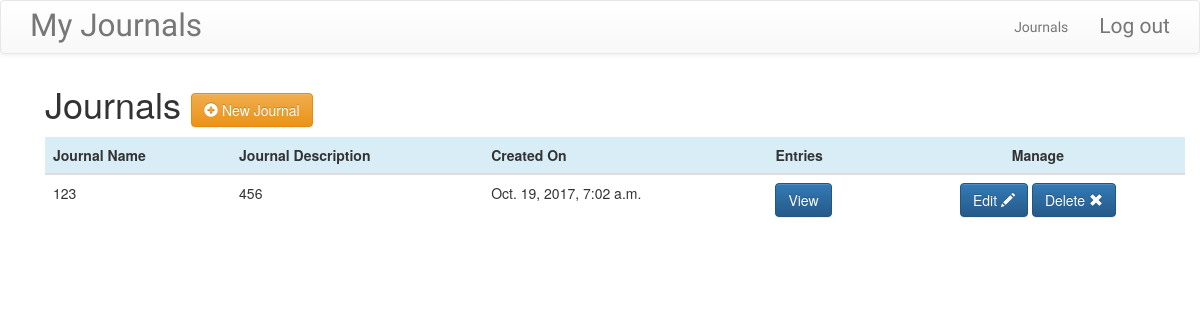
The app's page /journals/ (signed in), older data.
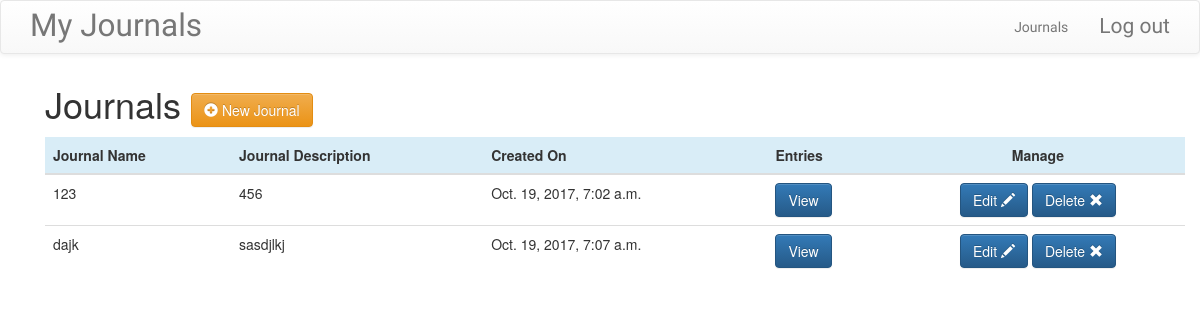
The same page, newer data.
### journals/models.py (models this page shows, shortened)
class Journal(models.Model):
    user = models.ForeignKey(User, on_delete=models.CASCADE)
    slug = models.SlugField('slug text', allow_unicode=True, unique=True)
    created_date = models.DateTimeField('date created', default= timezone.now)
    modified_date = models.DateTimeField('date modified', blank = True, null=True)
    name_text = models.CharField('journal name', max_length=200, unique=True)
    description_text = models.CharField('journal description', max_length=200)
    class Meta:
        ordering = ["created_date"]

### journals/views.py (the view)
class HomePage(LoginRequiredMixin, generic.ListView):
    model = Journal
    def get_queryset(self):
        queryset = super().get_queryset()
        return queryset.filter(user=self.request.user)

### journals/templates/journals/journal_list.html
{% extends "journals/journal_base.html" %}
{% block pregroup %}
    <div class="container">
    <h1>Journals
        <a href="{% url 'journals:create' %}" class="btn btn-md btn-fill btn-warning"><span class="glyphicon glyphicon-plus-sign"></span> New Journal</a></h1>
<table class="table">
    <thead>
    <tr class ="info">
        <th>Journal Name</th>
        <th>Journal Description</th>
        <th>Created On</th>
        <th>Entries</th>
        <th><center>Manage</center></th>
    </tr>
    </thead>
    <tbody >
    {% for journal in object_list  %}
    <tr>
        <td>{{ journal.name_text }}</td>
        <td>{{ journal.description_text }}</td>
        <td>{{ journal.created_date }}</td>
        <td><a  class="btn btn-primary" href="{% url 'journals:entry_list' pk=journal.id %}">View</a></td>
        <td><center>
            <a class="btn btn-primary" href="{% url 'journals:edit' pk=journal.pk %}">Edit <span class="glyphicon glyphicon-pencil"></span></a>
            <a class="btn btn-primary" href="{% url 'journals:delete' pk=journal.pk %}">Delete <span class="glyphicon glyphicon-remove"></span></a>
</center>
            </td>
    </tr>
        {% empty %}
        <tr>
        <td>
            No articles yet.
        </td>
        </tr>
    {% endfor %}
    </tbody>
</table>
</div>
{% endblock %}

Row changes from the older to the newer data that the page shows:
added Journal: name_text "dajk", description_text "sasdjlkj", created_date "Oct. 19, 2017, 7:07 a.m."
